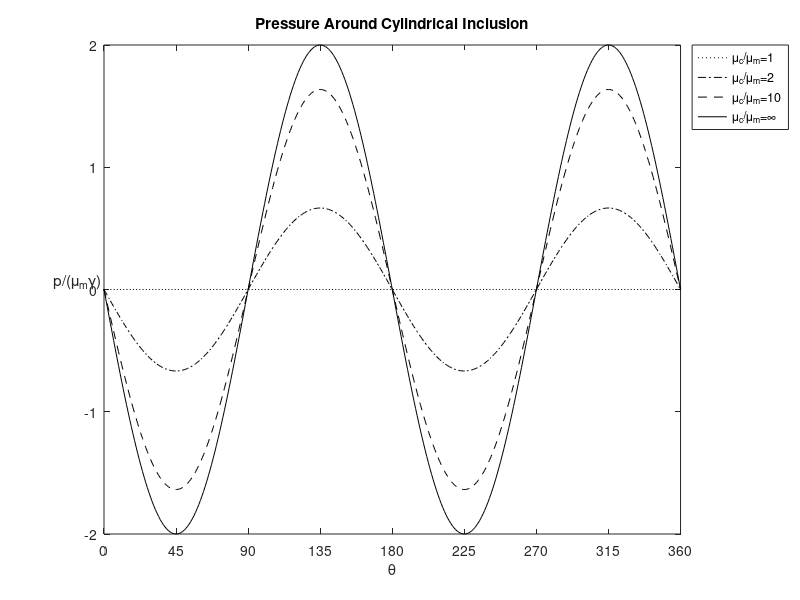

Source code (MATLAB):
%==============================================================================================================
% CYL_P_INTERF.M
%
% Pressure in the matrix at the circular clast-matrix interface. 
%
% 2002, Dani Schmid
%
% DISCLAIMER OF WARRANTY: 
% Since the Software is provided free of charge, the Software is provided on an AS IS basis,
% without warranty of any kind, including without limitation the warranties of merchantability,
% fitness for a particular purpose and non-infringement. The entire risk as to the quality and performance 
% of the Software is borne by you. Should the Software prove defective, 
% you assume the entire cost of any service and repair. 
%
% LIMITATION OF LIABILITY: 
% UNDER NO CIRCUMSTANCES AND UNDER NO LEGAL THEORY, TORT, CONTRACT, OR OTHERWISE, 
% SHALL THE AUTHORS BE LIABLE TO YOU OR ANY OTHER PERSON FOR ANY INDIRECT, SPECIAL, INCIDENTAL, 
% OR CONSEQUENTIAL DAMAGES OF ANY CHARACTER INCLUDING, WITHOUT LIMITATION, DAMAGES FOR LOSS OF GOODWILL, 
% WORK STOPPAGE, COMPUTER FAILURE OR MALFUNCTION, OR ANY AND ALL OTHER COMMERCIAL DAMAGES OR LOSSES
%==============================================================================================================

%SETUP ANGLES
theta   = 0:2*pi/359:2*pi;

%VISCOSITIES
mm      = 1;
mcs     = [1,2,10,1e6];

%FAR FIELD FLOW
er      = 0;
gr      = 1;

%CALCULATE AND PLOT
Styles  = {':k', '-.k', '--k', '-k'};
figure(1);
clf
counter=1;
for mc=mcs;
    Pressure    = 2.*mm.*(-2.*mc.*cos(2.*theta).*er-mc.*gr.*sin(2.*theta)+2.*mm.*cos(2.*theta).*er+mm.*gr.*sin(2.*theta))./(mc+mm);    
    plot(theta/pi*180, Pressure, Styles{counter});
    hold on;
    counter     = counter+1;
end

axis([0 360 -2 2]);
set(gca, 'XTick', [0:45:360]);
xlabel('\theta');
ylabel('p/(\mu_m\gamma)', 'Rotation', 0);
title('Pressure Around Cylindrical Inclusion')
legend({'\mu_c/\mu_m=1','\mu_c/\mu_m=2','\mu_c/\mu_m=10','\mu_c/\mu_m=\infty'}, 'location', 'NorthEastOutside');
	 